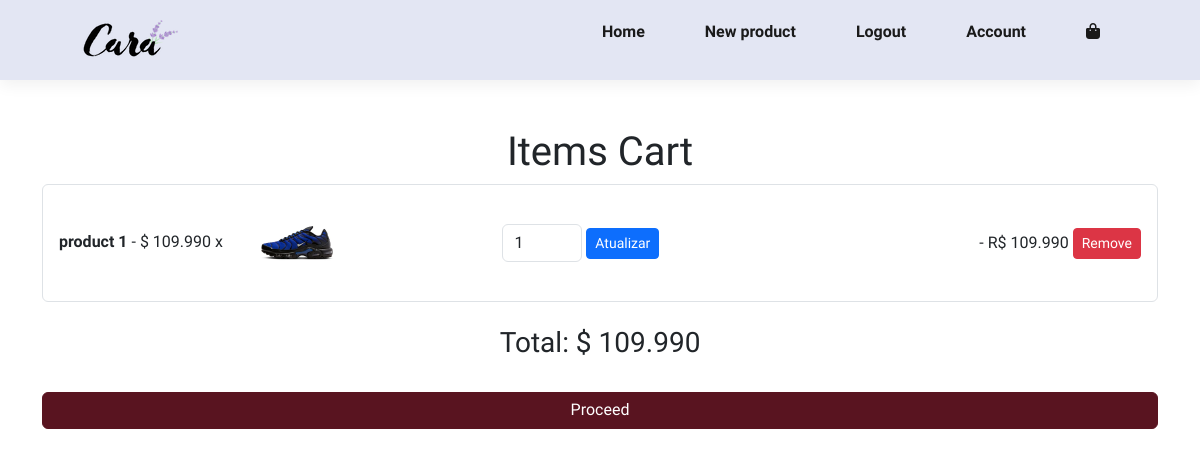
The app's page /cart/ (signed in) with its own data.
### apps/cart/models.py (models this page shows, shortened)
class CartItem(models.Model):
    user = models.ForeignKey(
        to=User,
        on_delete=models.SET_NULL,
        null=True,
        blank=False,
        related_name="cart_item"
    )
    product = models.ForeignKey(Product, on_delete=models.CASCADE)
    quantity = models.PositiveIntegerField(default=1)
    added_at = models.DateTimeField(auto_now_add=True)
    def total_price(self):
        return self.product.price * self.quantity

### apps/main/models.py (models this page shows, shortened)
class Product(models.Model):
    name = models.CharField(max_length=50, null=False, blank=False, default='Image')
    description = models.CharField(max_length=100, null=True, blank=True)
    image = models.ImageField(upload_to='fotos/%Y/%m/%d', blank=False, null=True, default=None)
    price = models.DecimalField(max_digits=10, decimal_places=3, blank=False, null=False, default=None)
    user = models.ForeignKey(
        to=User,
        on_delete=models.SET_NULL,
        null=True,
        blank=False,
        related_name="user"
    )

### apps/cart/views.py (the view)
    def wrapper(request, *args, **kwargs):
        if not request.user.is_authenticated:
            return redirect('login')
        return view_func(request, *args, **kwargs)

### apps/cart/views.py (called while the page is built)
def custom_login_required(view_func):
    def wrapper(request, *args, **kwargs):
        if not request.user.is_authenticated:
            return redirect('login')
        return view_func(request, *args, **kwargs)
    return wrapper

@custom_login_required
def cartView(request):
    cart_items = CartItem.objects.filter(user=request.user)
    if not cart_items.exists():
        messages.warning(request, "Your cart is empty.")
        return redirect('cart_view')
    total = sum(item.total_price() or 0 for item in cart_items)
    return render(request, 'cart-temp/cart.html', {'cart_items': cart_items, 'total': total})

### apps/cart/templates/cart-temp/cart.html (shortened to what this page needs)
{% extends 'cart-temp/base.html' %}
{% load static %}
{% block content %}
<div class="container mt-5">
    <h1 class="h1 text-center">Items Cart</h1>
    {% if cart_items %}
        <ul class="list-group">
            {% for item in cart_items %}
                <li class="list-group-item d-flex justify-content-between align-items-center">
                    <div>
                        <span class="fw-bold">{{ item.product.name }}</span> - $ {{ item.product.price }} x
                        <img class="image-cart" src="{{ item.product.image.url }}" alt="">
                    </div>
                    <form method="POST" action="{% url 'cart:update_item' item.id %}" class="d-inline">
                        <input type="number" name="quantity" class="form-control d-inline w-25" value="{{ item.quantity }}" min="1" />
                        <button type="submit" class="btn btn-sm btn-primary">Atualizar</button>
                    </form>
                    <div>
                        - R$ {{ item.total_price }}
                        <a href="{% url 'cart:remove_from_cart' item.id %}" class="btn btn-sm btn-danger">Remove</a>
                    </div>
                </li>
            {% endfor %}
        </ul>
        <h3 class="h3 text-center mt-4">Total: $ {{ total }}</h3>
        <br>
        <div class="col-12 text-center">
            <a href="{% url 'cart:checkout' %}">
            <button class="btn btn-success col-12" style="padding-top: 5px; background-color: #591420 !important; border-color: #591420 !important;" type="submit">Proceed</button>
            </a>
        </div>
    {% else %}
        <h1 class="h1 text-center text-muted">Your cart is empty</h1>
    {% endif %}
</div>
{% endblock %}

### static/css/index.css (style rules this page uses)
* { margin: 0; padding: 0; box-sizing: border-box; font-family: "Spartan", sans-serif; }
html { scroll-behavior: smooth; }
h1 { font-size: 50px; line-height: 64px; color: #222; }
body { width: 100%; }
.image-cart { width: 100px; height: 100px; margin-left: 20px; }

### records on screen
CartItem: product.name "product 1", product.price "109.990", product.image (picture), quantity "1", total_price "109.990"

### other values on screen
{{ total }} "109.990"
